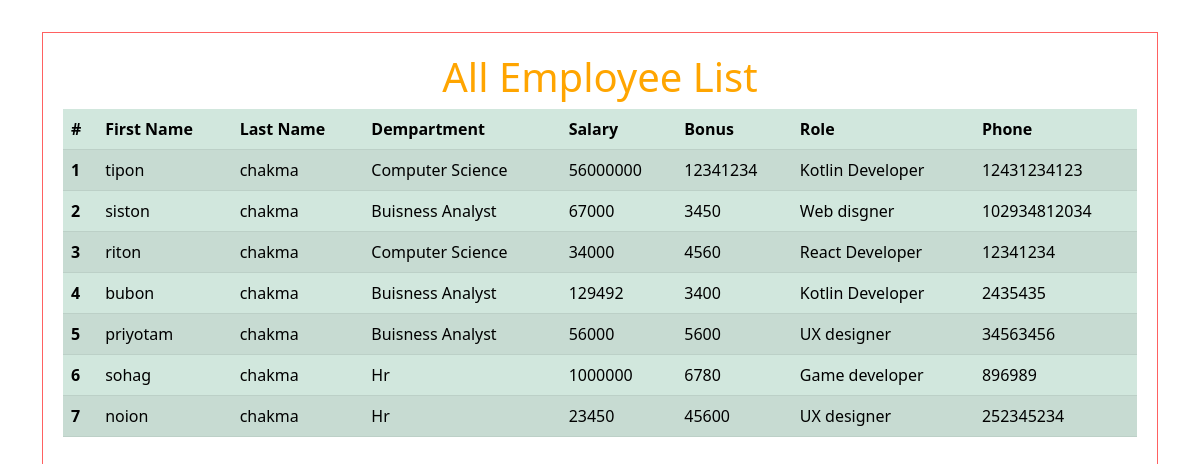
The page /view_emp on the database as committed earlier.
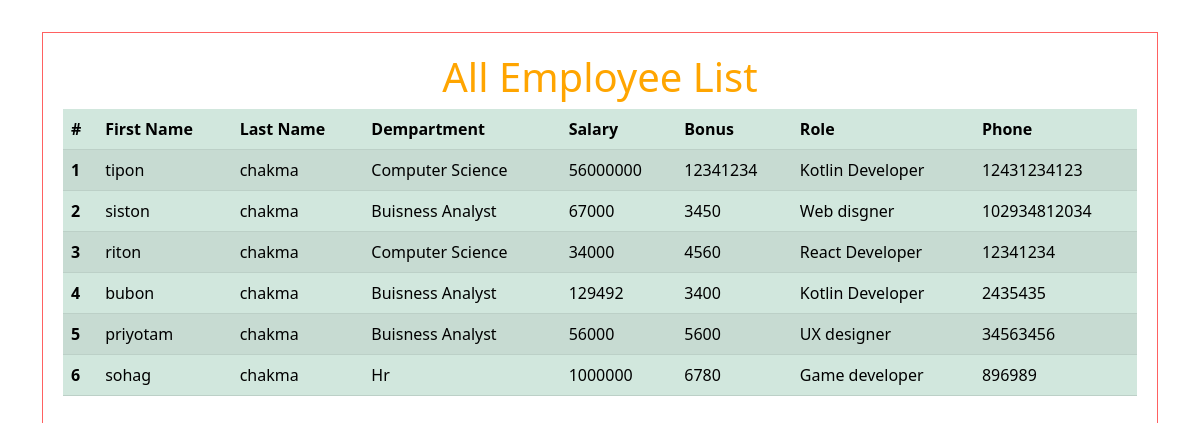
The same page on the database as committed later.
### emp_app/models.py (models this page shows, shortened)
class Employee(models.Model):
    first_name = models.CharField(max_length=100, null=False)
    last_name = models.CharField(max_length=100)
    dept = models.ForeignKey(Department, on_delete=models.CASCADE)
    salary = models.IntegerField(default=0)
    bonus = models.IntegerField(default=0)
    role = models.ForeignKey(Role, on_delete=models.CASCADE)
    phone = models.IntegerField(default=0)
    def __str__(self):
        return "%s %s %s" %(self.first_name, self.last_name, self.phone)

class Department(models.Model):
    name = models.CharField(max_length=100, null=False)
    location = models.CharField(max_length=100)

class Role(models.Model):
    name = models.CharField(max_length=100, null=False)
    def __str__(self):
        return self.name

### emp_app/views.py (the view)
# urls.py: path('view_emp', views.view_emp, name='view_emp'),
def view_emp(request):
    emps = Employee.objects.all()
    context = {
        'emps': emps
    }
    print(context)
    return render(request, 'emp_app/view_emp.html',context)

### emp_app/templates/emp_app/view_emp.html (shortened to what this page needs)
{% load static %}
<!DOCTYPE html>
<html lang="en">
  <head>
    <link
      href="https://cdn.jsdelivr.net/npm/bootstrap@5.2.3/dist/css/bootstrap.min.css"
      rel="stylesheet"
    />
    <link rel="stylesheet" href="{% static 'emp_app/index.css' %}" />
  </head>
  <body>
    <div class="container">
      <div class="inside">
        <h1>All Employee List</h1>
        <table class="table table-success table-striped">
          <thead>
            <tr>
              <th scope="col">#</th>
              <th scope="col">First Name</th>
              <th scope="col">Last Name</th>
              <th scope="col">Dempartment</th>
              <th scope="col">Salary</th>
              <th scope="col">Bonus</th>
              <th scope="col">Role</th>
              <th scope="col">Phone</th>
            </tr>
          </thead>
          <tbody>
            {% for emp in emps %}
            <tr>
              <th scope="row">{{emp.id}}</th>
              <td>{{emp.first_name}}</td>
              <td>{{emp.last_name}}</td>
              <td>{{emp.dept.name}}</td>
              <td>{{emp.salary}}</td>
              <td>{{emp.bonus}}</td>
              <td>{{emp.role}}</td>
              <td>{{emp.phone}}</td>
            </tr>
            {% endfor %}
          </tbody>
        </table>
      </div>
    </div>
  </body>
</html>

### emp_app/static/emp_app/index.css (style rules this page uses)
h1 { color: orange; text-align: center; }
.inside { border: 1px solid rgb(255, 97, 97); height: 900px; padding: 20px; margin: 2rem auto; }

Rows that differ between the two databases and show on the page:
removed Employee: id "7", first_name "noion", last_name "chakma", dept.name "Hr", salary "23450", bonus "45600", role "UX designer", phone "252345234"
